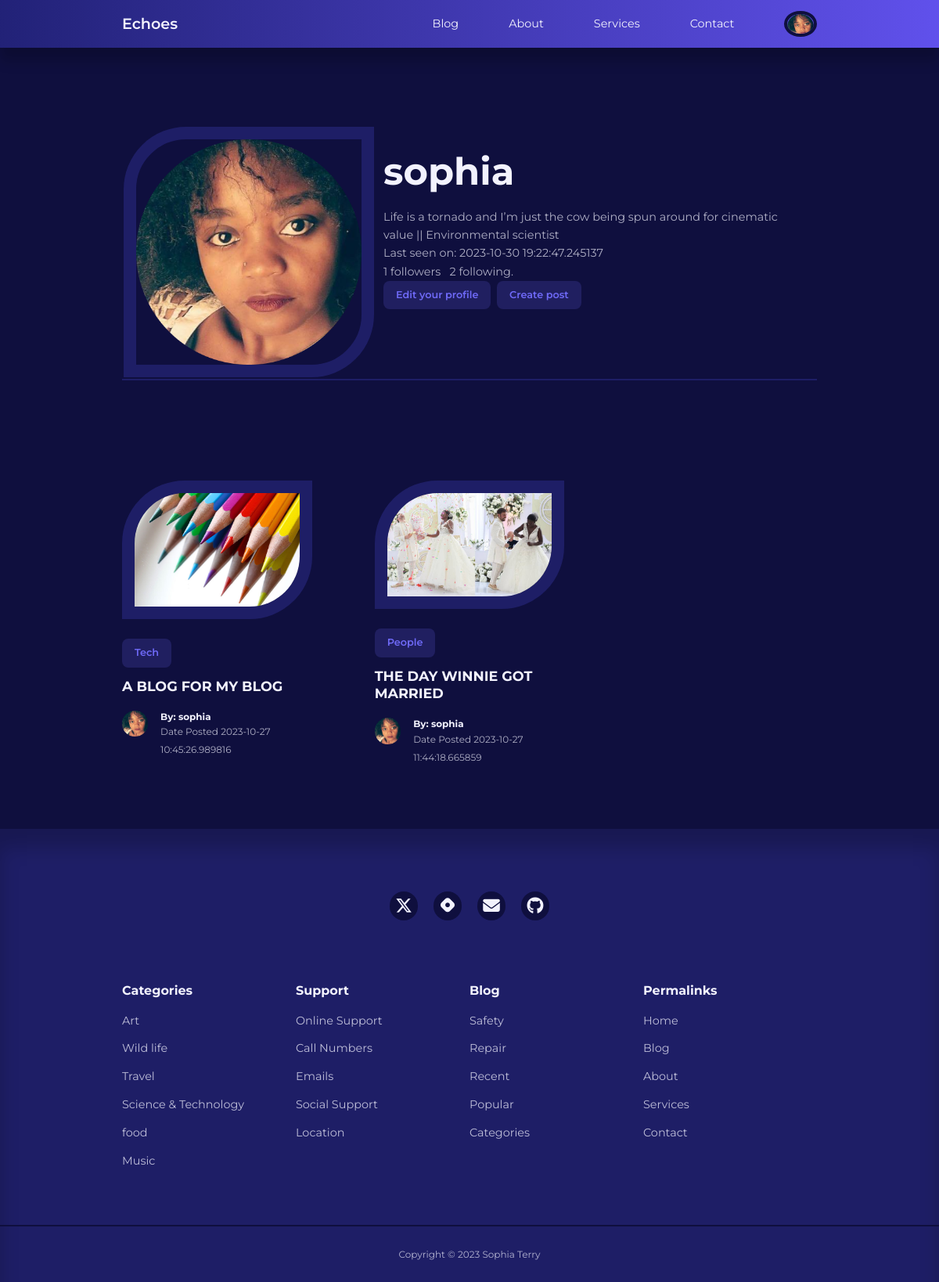
The page /user/sophia (signed in) on the database as committed earlier.
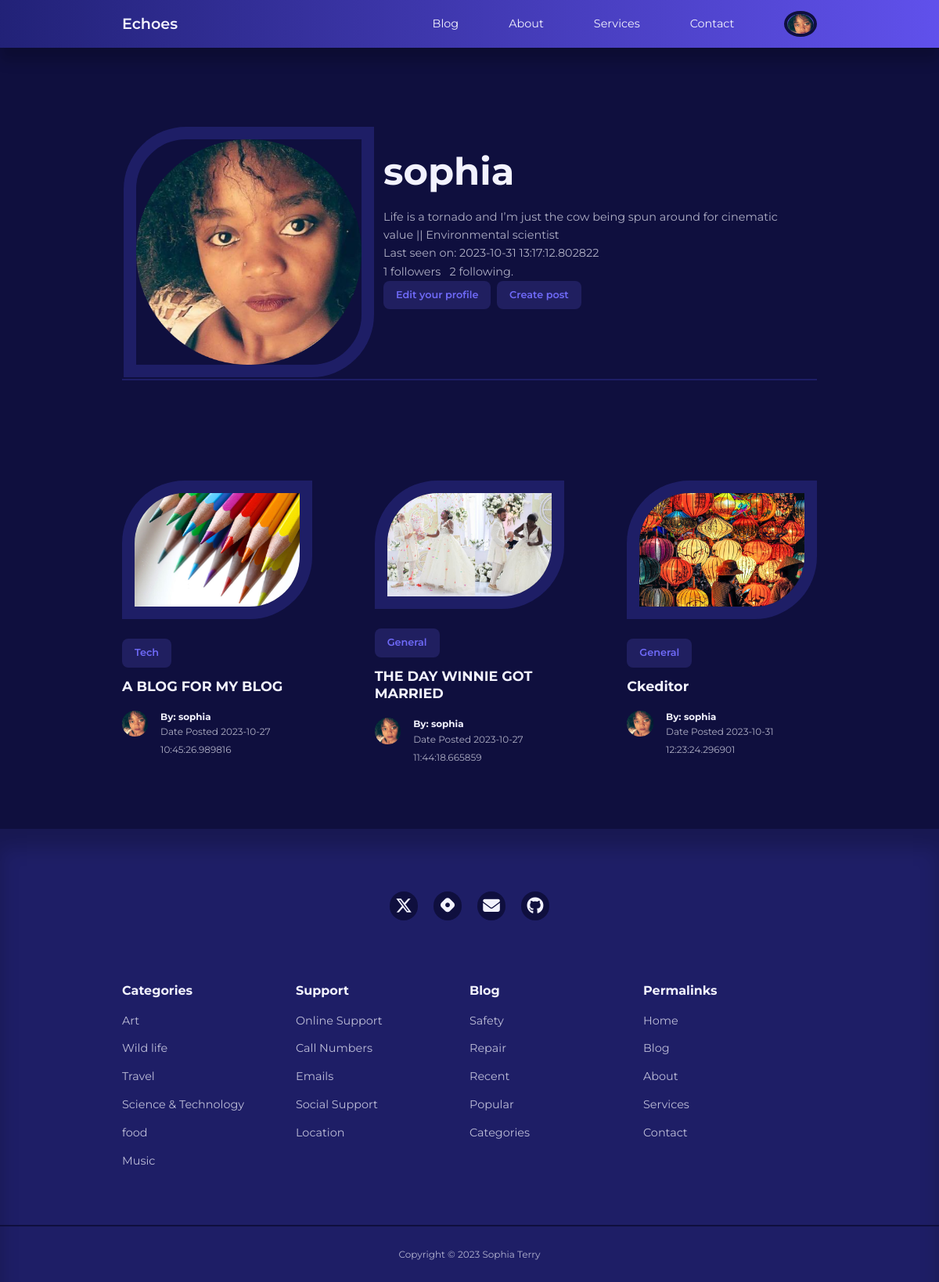
The same page on the database as committed later.
### app/models.py (models this page shows, shortened)
class User(UserMixin, db.Model):
    id = db.Column(db.Integer, primary_key=True)
    username = db.Column(db.String(100), index=True, unique=True)
    email = db.Column(db.String(120), index=True, unique=True)
    password_hash = db.Column(db.String(128))
    role = db.Column(db.String(3))
    picture = db.Column(db.String(120), nullable=True)
    posts = db.relationship('Post', backref='author', lazy='dynamic')
    about_me = db.Column(db.String(140))
    last_seen = db.Column(db.DateTime, default=datetime.utcnow)
    followed = db.relationship(
        'User', secondary=followers,
        primaryjoin=(followers.c.follower_id == id),
        secondaryjoin=(followers.c.followed_id == id),
        backref=db.backref('followers', lazy='dynamic'), lazy='dynamic'
    )

class Post(db.Model):
    id = db.Column(db.Integer, primary_key=True)
    title = db.Column(db.String(120))
    content = db.Column(db.Text)
    image = db.Column(db.String(120), nullable=True)
    timestamp = db.Column(db.DateTime, index=True, default=datetime.utcnow)
    user_id = db.Column(db.Integer, db.ForeignKey('user.id', name='fk_user_id'))
    category_id = db.Column(db.Integer, db.ForeignKey('category.id', name='fk_category_id'))
    category = db.relationship('Category', backref=db.backref('posts', lazy=True))

class Category(db.Model):
    id = db.Column(db.Integer, primary_key=True)
    name = db.Column(db.String(20), unique=True, nullable=False)

### app/routes.py (the view)
@app.route('/user/<username>') #user
@login_required
def profile(username):
    user = User.query.filter_by(username=username).first_or_404()
    posts = user.posts
    authors = [post.author for post in posts]
    form = EmptyForm() # followers
    return render_template('profile.html', user=user, posts=posts, authors=authors,
                            form=form)

### app/models.py (called while the page is built)
@login.user_loader
def load_user(id):
    return User.query.get(int(id))

### app/routes.py (called while the page is built)
@app.before_request
def before_request():
    if current_user.is_authenticated:
        current_user.last_seen = datetime.utcnow()
        db.session.commit()

### app/templates/profile.html (shortened to what this page needs)
{% extends "base.html" %}
{% block content %}
<div class="container profile__container">
    <table>
        <tr valign="top">
            <td>
                {% if current_user.picture %}
                <img class="display__pic" src="{{ url_for('static', filename='images/' + current_user.picture) }}">
                {% else %}
                <img src="{{ url_for('static', filename='/images/default_profile_pc.png') }}" alt="Default Image">
                {% endif %}
            </td>
            <td class="user__table">
                <h1>{{ user.username }}</h1>
                {% if user.about_me %}<p>{{ user.about_me }}</p>{% endif %}
                {% if user.last_seen %}<p>Last seen on: {{ user.last_seen }}</p>{% endif %}
                <p>{{ user.followers.count() }} followers &nbsp; {{ user.followed.count() }} following.</p>
                {% if user == current_user %}
                <p>
                    <a class="link__button" href="{{ url_for('edit_profile') }}">Edit your profile</a>&nbsp;
                     <a class="link__button" href="{{ url_for('add_post') }}">Create post </a>
                </p>
              {% endif %}
            </td>
        </tr>
    </table>
    </div>
 <div>
<section class="posts">
    <div class="container posts__container">
         {% for post in posts %}
        <article class="post">
            <div class="post__thumbnail">
                {% if post.image %}
                <img src="{{ url_for('static', filename='images/' + post.image) }}" alt="Post Image">
                {% else %}
                <img src="{{ url_for('static', filename='/images/blog18.jpg') }}" alt="Default Image">
                {% endif %}
            </div>
            <div class="post__info">
             <a href="{{ url_for('category', category_name=post.category.name) }}" class="category__button">{{ post.category.name}}</a>
                    <h3 class="post__title"><a href="{{ url_for('single_post', post_id=post.id) }}">{{ post.title }}</a></h3>
                    <div class="post__author">
                        <div class="post__author-avator">
                            {% set author = authors[loop.index0] %}
                            {% if current_user.is_authenticated %}
                            <img src="{{ url_for('static', filename='images/' + author.picture) }}" alt="avatar">
                            {% else %}
                            <img src="{{ url_for('static', filename='/images/default_profile_pc.png') }}" alt="Default Image">
                            {% endif %}
                        </div>
                        <div class="post__author-info">
                            <a href="{{ url_for('profile', username=post.author.username) }}">
                            <h5>By: {{post.author.username }}</h5></a>
                            <small>Date Posted {{ post.timestamp }}</small>
                        </div>
                    </div>
                </div>
        </article>
        {% endfor %}
    </div>
</section>
{% endblock %}

### app/templates/base.html (shortened to what this page needs)
<!DOCTYPE html>
<html lang="en">
<head>
    <link rel="stylesheet" href="{{ url_for('static', filename='styles/styles.css')}}">
    <link rel="stylesheet" href="https://unicons.iconscout.com/release/v4.0.8/css/line.css">
</head>
<body>
    {% block navbar %}
    <nav>
        <div class="container nav__container">
            <a href="/index" class="nav__logo">Echoes</a>
            <ul class="nav__items">
                <li><a href="{{ url_for('blog') }}">Blog</a></li>
                <li><a href="{{ url_for('about') }}">About</a></li>
                <li><a href="{{ url_for('services') }}">Services</a></li>
                <li><a href="#contact">Contact</a></li>
                {% if current_user.is_anonymous %}
                <li><a href="{{ url_for('signin') }}">Sign In</a></li>
                {% else %}
                <li class="nav__profile">
                    <div class="avatar">
                        <img src="{{ url_for('static', filename='images/' ~ current_user.picture) }}" alt="">
                    </div>
                        {% endif %}
                </li>
            </ul>
        </div>
    </nav>
    {% endblock %}
     {% block content %}
    {% endblock %}
    {% block footer %}
    <footer>
        <div id="contact" class="footer__socials">
            <a href="https://twitter.com/Mssophia_" target="_blank">
                </a>
            <a href="https://sophiaintech.hashnode.dev/" target="_blank">
                </a>
            <a href="mailto:sophiaterryyu@gmail.com">
                </a>
            <a href="https://github.com/terryyufei" target="_blank">
                </a>
        </div>
        <div class="container footer__container">
            <article>
                <h4>Categories</h4>
                <ul>
                    <li><a href="">Art</a></li>
                    <li><a href="">Wild life</a></li>
                    <li><a href="">Travel</a></li>
                    <li><a href="">Science & Technology</a></li>
                    <li><a href="">food</a></li>
                    <li><a href="">Music</a></li>
                </ul>
            </article>
            <article>
                <h4>Support</h4>
                <ul>
                    <li><a href="">Online Support</a></li>
                    <li><a href="">Call Numbers</a></li>
                    <li><a href="">Emails</a></li>
                    <li><a href="">Social Support</a></li>
                    <li><a href="">Location</a></li>
                </ul>
            </article>
            <article>
                <h4>Blog</h4>
                <ul>
                    <li><a href="">Safety</a></li>
                    <li><a href="">Repair</a></li>
                    <li><a href="">Recent</a></li>
                    <li><a href="">Popular</a></li>
                    <li><a href="">Categories</a></li>
                </ul>
            </article>
            <article>
                <h4>Permalinks</h4>
                <ul>
                    <li><a href="">Home</a></li>
                    <li><a href="">Blog</a></li>
                    <li><a href="">About</a></li>
                    <li><a href="">Services</a></li>
                    <li><a href="">Contact</a></li>
                </ul>
            </article>
        </div>
        <div class="footer__copyright">
            <small>Copyright &copy; 2023 Sophia Terry</small>
        </div>
    </footer>
    {% endblock %}
</body>
</html>

### app/static/styles/styles.css (style rules this page uses)
:root { --color-primary: #6f6af8; --color-primary-light: hsl(242, 91%, 69%, 18%); --color-primary-variant: #5854c7; --color-red: #da0f3f; --color-red-light: hsl(346, 87%, 46%, 15%); --color-green: #00c476; --color-green-light: hsl(156, 100%, 38%, 15%); --color-gray-900: #1e1e66; --color-gray-700: #2d2b7c; --color-gray-300: rgba(242, 242, 254, 0.3); --color-gray-200: rgba(242, 242, 254, 0.7); --color-white: #f2f2fe; --color-bg: #0f0f3e; --transition: all 300ms ease; --container-width-lg: 74%; --container-width-md: 88%; --form-width: 40%; --card-border-radius-1: 0.3rem; --card-border-radius-2: 0.5rem; --card-border-radius-3: 0.8rem; --card-border-radius-4: 2rem; --card-border-radius-5: 5rem; }
* { box-sizing: border-box; margin: 0; padding: 0; outline: 0; border: 0; appearance: 0; list-style: none; text-decoration: none; }
body { font-family: 'Montserrat', sans-serif; line-height: 1.6; color: var(--color-gray-200); overflow-x: hidden; background: var(--color-bg); font-size: 0.9rem; }
.container { width: var(--container-width-lg); max-width: 1800px; margin-inline: auto; }
section { margin-top: 3rem; width: 100vw; }
h1, h2, h3, h4, h5 { color: var(--color-white); line-height: 1.3; }
h1 { font-size: 3rem; margin: 1rem 0; }
h3 { font-size: 1.1rem; margin: 0.8rem 0 0.5rem; }
h4 { font-size: 1rem; }
a { color: var(--color-white); transition: var(--transition); }
img { display: block; width: 100%; object-fit: cover; }
nav { background: linear-gradient(to right, hsl(240, 56%, 30%), hsl(246, 80%, 62%)); width: 100vw; height: 3.8rem; position: fixed; top: 0; z-index: 10; box-shadow: 0 1rem 1rem rgba(0, 0, 0, 0.2); }
.nav__container { height: 100%; display: flex; align-items: center; justify-content: space-between; }
.avatar { width: 2.6rem; height: 2.1rem; border-radius: 50%; overflow: hidden; border: 0.3rem solid var(--color-bg); }
.nav__logo { font-weight: 600; font-size: 1.2rem; }
.nav__items { display: flex; align-items: center; gap: 4rem; }
.nav__profile { position: relative; cursor: pointer; }
.category__button { background: var(--color-primary-light); color: var(--color-primary); display: inline-block; padding: 0.5rem 1rem; border-radius: var(--card-border-radius-2); font-weight: 600; font-size: 0.8rem; text-align: center; }
.post__thumbnail { border-radius: var(--card-border-radius-5) 0; border: 1rem solid var(--color-gray-900); overflow: hidden; margin-bottom: 1.6rem; }
.post__author { display: flex; gap: 1rem; margin-top: 1.2rem; }
.post__author-avator { width: 2.5rem; height: 2.5rem; border-radius: var(--card-border-radius-3); overflow: hidden; }
.posts__container { display: grid; grid-template-columns: repeat(3, 1fr); gap: 5rem; margin-bottom: 5rem; margin-top: 8rem; }
footer { background: var(--color-gray-900); padding: 5rem 0 0; box-shadow: inset 0 1.5rem 1.5rem rgba(0, 0, 0, 0.2); }
.footer__socials { margin-inline: auto; width: fit-content; margin-bottom: 5rem; display: flex; justify-content: space-between; align-items: center; gap: 1.2rem; }
.footer__socials a { background: var(--color-bg); border-radius: 50%; width: 2.3rem; height: 2.3rem; display: flex; align-items: center; justify-content: center; }
.footer__container { display: grid; grid-template-columns: repeat(4, 1fr); }
footer h4 { color: var(--color-white); margin-bottom: 0.6rem; }
footer ul a { opacity: 0.75; }
footer ul li { padding: 0.4rem 0; }
.footer__copyright { text-align: center; padding: 1.5rem 0; border-top: 2px solid var(--color-bg); margin-top: 4rem; }
.profile__container { margin-top: 10rem; border-bottom: 2px solid var(--color-gray-900); }
.display__pic { border-radius: var(--card-border-radius-5) 0; border: 1rem solid var(--color-gray-900); overflow: hidden; height: 20rem; width: 20rem; }
.link__button { background: var(--color-primary-light); color: var(--color-primary); display: inline-block; padding: 0.5rem 1rem; border-radius: var(--card-border-radius-2); font-weight: 600; font-size: 0.8rem; text-align: center; }
.user__table { padding: 10px; }

Rows that differ between the two databases and show on the page:
changed User "sophia": last_seen "2023-10-30 19:22:47.245137" → "2023-10-31 13:17:12.802822"
changed Post "THE DAY WINNIE GOT MARRIED": category.name "People" → "General"
added Post: image (picture), category.name "General", title "Ckeditor", picture (picture), author.username "sophia", timestamp "2023-10-31 12:23:24.296901"
